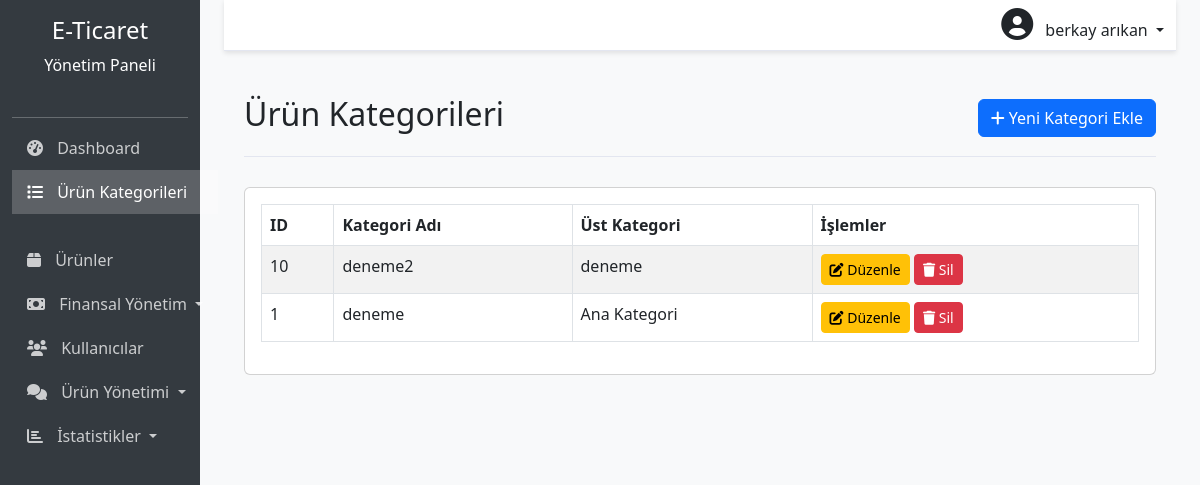
The page /nedmin/production/kategori.php (signed in) on the database its author committed.
### tables this page shows
CREATE TABLE `urun_kategoriler` (
  `id` int NOT NULL,
  `kategori_isim` varchar(100) NOT NULL,
  `parent_kategori_id` int DEFAULT NULL
);

### nedmin/production/kategori.php (the view, shortened to what this page needs)
<?php include 'header.php'; ?>
<div class="page-header d-flex justify-content-between align-items-center">
    <h2>Ürün Kategorileri</h2>
    <button type="button" class="btn btn-primary" data-bs-toggle="modal" data-bs-target="#kategoriEkleModal">
        <i class="fas fa-plus"></i> Yeni Kategori Ekle
    </button>
</div>
<div class="card mb-4">
    <div class="card-body">
        <div class="table-responsive">
            <table class="table table-bordered table-striped" id="kategoriTable">
                <thead>
                    <tr>
                        <th>ID</th>
                        <th>Kategori Adı</th>
                        <th>Üst Kategori</th>
                        <th>İşlemler</th>
                    </tr>
                </thead>
                <tbody>
                    <?php
                    $kategori_sor = $db->prepare("SELECT k1.id, k1.kategori_isim, k2.kategori_isim as parent_kategori
                                                FROM urun_kategoriler k1
                                                LEFT JOIN urun_kategoriler k2 ON k1.parent_kategori_id = k2.id
                                                ORDER BY k1.id DESC");
                    $kategori_sor->execute();
                    while ($kategori = $kategori_sor->fetch(PDO::FETCH_ASSOC)) {
                    ?>
                    <tr id="kategori-<?php echo $kategori['id']; ?>">
                        <td><?php echo $kategori['id']; ?></td>
                        <td><?php echo $kategori['kategori_isim']; ?></td>
                        <td><?php echo $kategori['parent_kategori'] ? $kategori['parent_kategori'] : 'Ana Kategori'; ?></td>
                        <td>
                            <button class="btn btn-sm btn-warning edit-btn"
                                    data-id="<?php echo $kategori['id']; ?>"
                                    data-isim="<?php echo $kategori['kategori_isim']; ?>">
                                <i class="fas fa-edit"></i> Düzenle
                            </button>
                            <button class="btn btn-sm btn-danger delete-btn"
                                    data-id="<?php echo $kategori['id']; ?>"
                                    data-isim="<?php echo $kategori['kategori_isim']; ?>">
                                <i class="fas fa-trash"></i> Sil
                            </button>
                        </td>
                    </tr>
                    <?php } ?>
                </tbody>
            </table>
        </div>
    </div>
</div>
<?php include 'footer.php'; ?>

### nedmin/production/header.php (style rules this page uses)
body { background-color: #f8f9fa; }
.page-header { margin-bottom: 30px; border-bottom: 1px solid #e3e6f0; padding-bottom: 15px; }

### rows shown on the page
urun_kategoriler: id "10", kategori_isim "deneme2", parent_kategori.kategori_isim "deneme"
urun_kategoriler: id "1", kategori_isim "deneme", shows "Ana Kategori"

### other values the page prints
$_SESSION['kullanici_ad'] "berkay"
$_SESSION['kullanici_soyad'] "arıkan"
